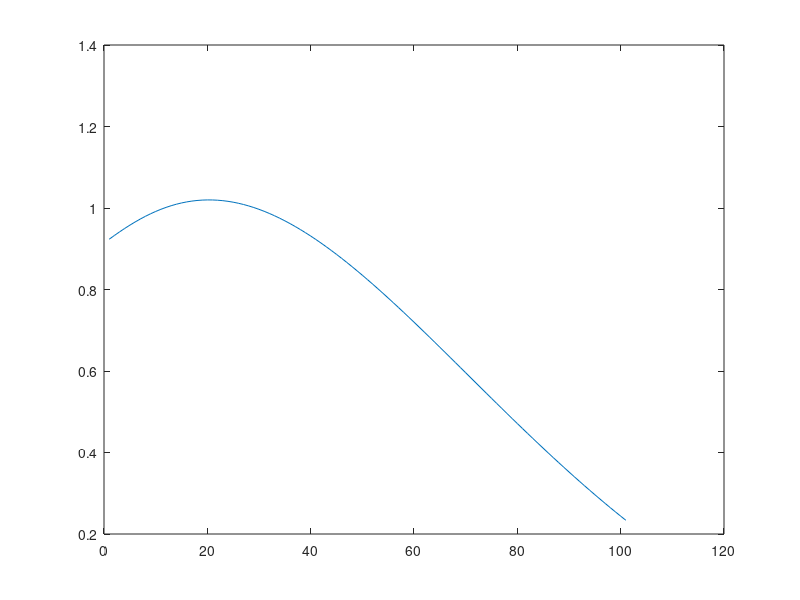

MATLAB code for this plot:
v = 1;
w = 1;
dt = 0.02;

l = 0.0518;
r = 0.1908;
adj = [0, w, 0;
       -w, 0, v;
       0, 0, 0];
A = eye(3) + dt * adj;
B = dt * [r/2, r/2;
           0, 0;
           -r/l, r/l];


c =-dt* [v, 0, w]';

Q = 2* eye(3)
R = 2 * eye(2);

K_optimal = -dlqr(A,B,Q,R)
K = -dlqr(A,B,Q,R)
% 
% K  = rand(2,3)
k = -rand(2,1)
k = -pinv(B) * c
k_ini = k


n = size(B, 1);
m = size(B, 2);



% x =  -10 + 20 * rand(3, 1);
x_vec = [];
x_next_vec = [];
u_vec = [];
for i = 1 : 50
    x =  -100 + 200 * rand(3, 1);
    u =  -100 + 200*rand(2, 1)
    x_next = A * x + B * u + c;
    x_vec = [x_vec, x];
    x_next_vec = [x_next_vec, x_next];
    u_vec = [u_vec, u];

end

iteration = 1;

for i = 1 : iteration
    
end

for i = 1 : 20
    i
    xi = zeros(2*n+m, 1);
    temp = kron(xi', xi');
    A_s = zeros(size(x_vec, 2), size(temp,2));
    b = zeros(size(x_vec, 2),1);
    for i = 1 : size(x_vec, 2)
        x = x_vec(:,i);
        x_next = x_next_vec(:, i);
        u = u_vec(:,i)- k;
        u_next = K * x_next;
        xi = [x;u;c];
        zeta = [x_next; u_next;c];
        temp = kron(xi', xi') - kron(zeta', zeta');
        A_s(i,:) = temp;
        b(i, :) = x' * Q * x + u' * R * u;
    end
    S = pinv(A_s) *b;

    S = reshape(S, 2*n+m, 2*n+m);
    
    S_11 = S(1:n, 1:n);
    S_12 = S(1:n, n+1 : n+m);
    S_22 = S(n+1:n+m, n+1:n+m);
    S_23 = S(n+1:n+m , n+m+1 : 2*n + m);
    
    K_cal = -inv(S_22) * S_12'
    K = K_cal;
    K_optimal
    B_cal = A * inv(S_11 - Q) * S_12
    B
    k = -pinv(B_cal) * c
%     k = - inv(S_22) * S_23 * c
    aaa = 1;
end

x = rand(3,1);
x_container = x;
for i = 1 : 100
    u = K_cal * x + k;
    x = A * x + B * u + c;
    x_container = [x_container, x];
end
plot(x_container(1, :))

